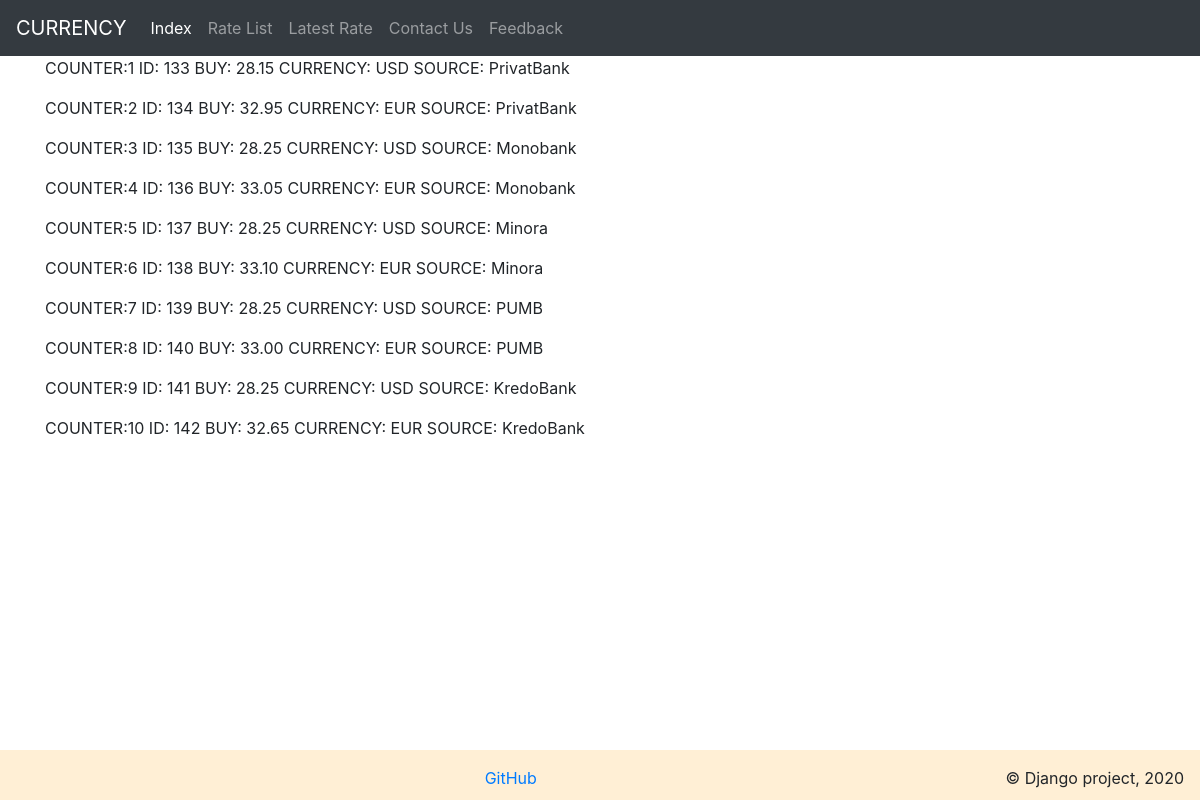
Page /rate/list/latest on the earlier database version.
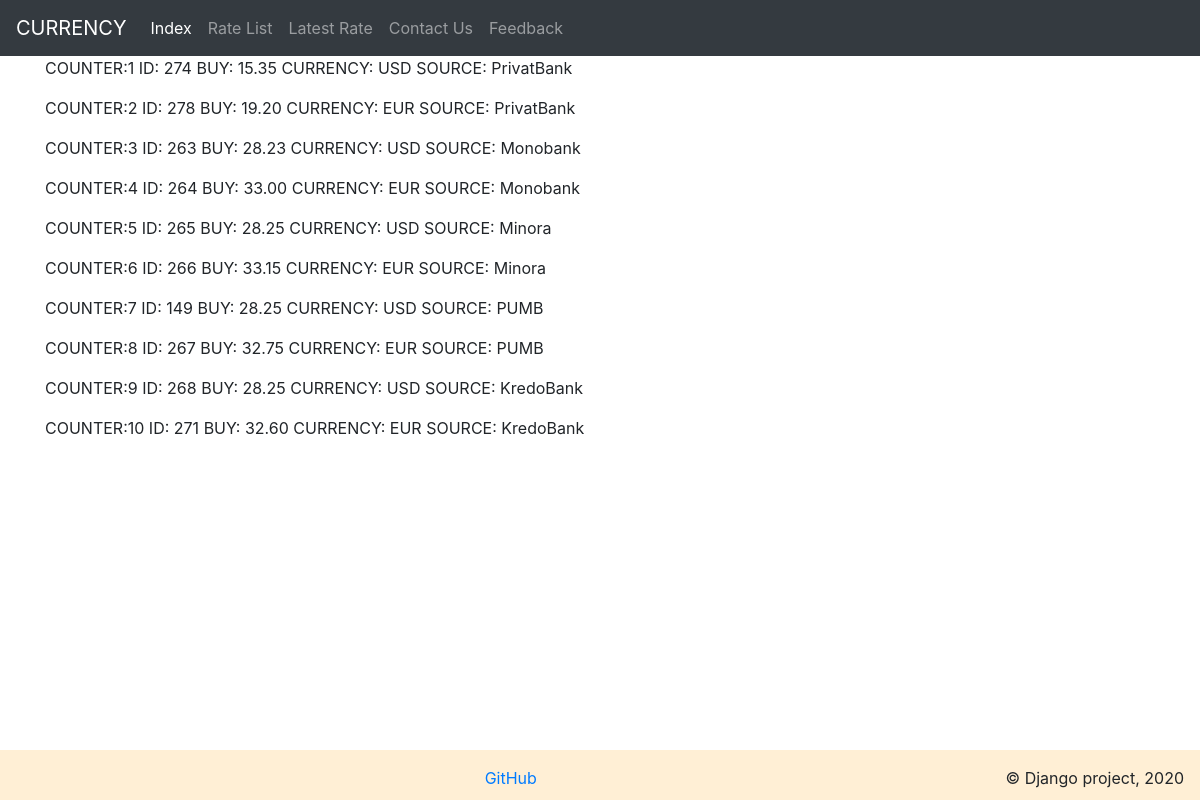
Same page on the later database version.
### rate/models.py (models this page shows, shortened)
class Rate(models.Model):
    source = models.PositiveSmallIntegerField(choices=choices.SOURCE_CHOICES)
    currency = models.PositiveSmallIntegerField(choices=choices.CURRENCY_CHOICES)
    buy = models.DecimalField(max_digits=6, decimal_places=2)
    sale = models.DecimalField(max_digits=6, decimal_places=2)
    created = models.DateTimeField(auto_now_add=True)
    @classmethod
    def cache_key(cls, currency, source):
        import hashlib
        return hashlib.md5(
          f"RateLatest:{currency}_{source}".encode())\
            .hexdigest()

### rate/views.py (the view)
# urls.py: path('list/latest', views.LatestRates.as_view(), name='list-latest'),
class LatestRates(View):
    def get(self, request):
        context = {'rate_latest': get_latest_rates()}
        return render(request, 'rate/latest_rates.html', context=context)

### rate/selectors.py (called while the page is built)
def get_latest_rates():
    rates = []
    for source_int, source_str in choices.SOURCE_CHOICES:
        for currency_int, _ in choices.CURRENCY_CHOICES:
            key = Rate.cache_key(currency_int, source_int)
            if key in cache:
                rate = cache.get(key)
            else:
                rate = Rate.objects \
                    .filter(source=source_int, currency=currency_int) \
                    .order_by('created') \
                    .last()
                if rate:
                    cache.set(key, rate, 20)
            if rate:
                rates.append(rate)
    return rates

### rate/templates/rate/latest_rates.html
{% extends 'base.html' %}
{% block content %}
  <div class="row">
    <div class="col">
        {% for rate in rate_latest %}
        <p>
          COUNTER:{{ forloop.counter }}
          ID: {{ rate.id }}
          BUY: {{ rate.buy }}
          CURRENCY: {{ rate.get_currency_display }}
          SOURCE: {{ rate.get_source_display }}
        </p>
      {% endfor %}
    </div>
  </div>
{% endblock content %}

### templates/base.html (shortened to what this page needs)
{% load static %}
<!DOCTYPE html>
<html lang="en">
<head>
    <link rel="stylesheet" href="{% static 'css/bootstrap.min.css' %}">
    <link rel="stylesheet" href="{% static 'css/style.css' %}">
</head>
<body>
    {% include 'parts/navbar.html' %}
    <div class="container">
    {% block content %}
    {% endblock content %}
    </div>
    {% include 'parts/footer.html' %}
</body>
</html>

### templates/parts/navbar.html (shortened to what this page needs)
<nav class="navbar navbar-expand-lg navbar-dark bg-dark">
        <a class="navbar-brand" href="#">CURRENCY</a>
        <div class="collapse navbar-collapse" id="navbarNav">
            <ul class="navbar-nav">
                <li class="nav-item active">
                    <a class="nav-link" href="{% url 'index' %}">Index <span class="sr-only">(current)</span></a>
                </li>
                <li class="nav-item">
                    <a class="nav-link" href="{% url 'rate:list' %}">Rate List</a>
                </li>
                <li class="nav-item">
                    <a class="nav-link" href="{% url 'rate:list-latest' %}">Latest Rate</a>
                </li>
                <li class="nav-item">
                    <a class="nav-link" href="{% url 'rate:contact-us-create' %}">Contact Us</a>
                </li>
                <li class="nav-item">
                    <a class="nav-link" href="{% url 'rate:feedback-create' %}">Feedback</a>
                </li>
            </ul>
        </div>
    </nav>

### templates/parts/footer.html (shortened to what this page needs)
<footer>
<div class= "navbar navbar-inverse navbar-static-bottom" role="navigation">
    <div class= "navbar-text pull-right">
        <a href="https://github.com/lb-dl">GitHub</a>
    </div>
    <div class="navbar-text pull-left">
    &copy; Django project, 2020
    </div>
</div>
</footer>

### static/css/style.css (style rules this page uses)
body { min-height:100vh; margin:0; position:relative; }
footer { background:PapayaWhip; }
body { position: relative; }
body::after { content: ''; display: block; height: 50px; }
footer { position: absolute; bottom: 0; width: 100%; height: 50px; }

Differences in the rows shown:
removed Rate: id "133", buy "28.15", currency "USD", source "PrivatBank"
removed Rate: id "134", buy "32.95", currency "EUR", source "PrivatBank"
removed Rate: id "135", buy "28.25", currency "USD", source "Monobank"
removed Rate: id "136", buy "33.05", currency "EUR", source "Monobank"
removed Rate: id "137", buy "28.25", currency "USD", source "Minora"
removed Rate: id "138", buy "33.10", currency "EUR", source "Minora"
removed Rate: id "139", buy "28.25", currency "USD", source "PUMB"
removed Rate: id "140", buy "33.00", currency "EUR", source "PUMB"
removed Rate: id "141", buy "28.25", currency "USD", source "KredoBank"
removed Rate: id "142", buy "32.65", currency "EUR", source "KredoBank"
added Rate: id "274", buy "15.35", currency "USD", source "PrivatBank"
added Rate: id "278", buy "19.20", currency "EUR", source "PrivatBank"
added Rate: id "263", buy "28.23", currency "USD", source "Monobank"
added Rate: id "264", buy "33.00", currency "EUR", source "Monobank"
added Rate: id "265", buy "28.25", currency "USD", source "Minora"
added Rate: id "266", buy "33.15", currency "EUR", source "Minora"
added Rate: id "149", buy "28.25", currency "USD", source "PUMB"
added Rate: id "267", buy "32.75", currency "EUR", source "PUMB"
added Rate: id "268", buy "28.25", currency "USD", source "KredoBank"
added Rate: id "271", buy "32.60", currency "EUR", source "KredoBank"
